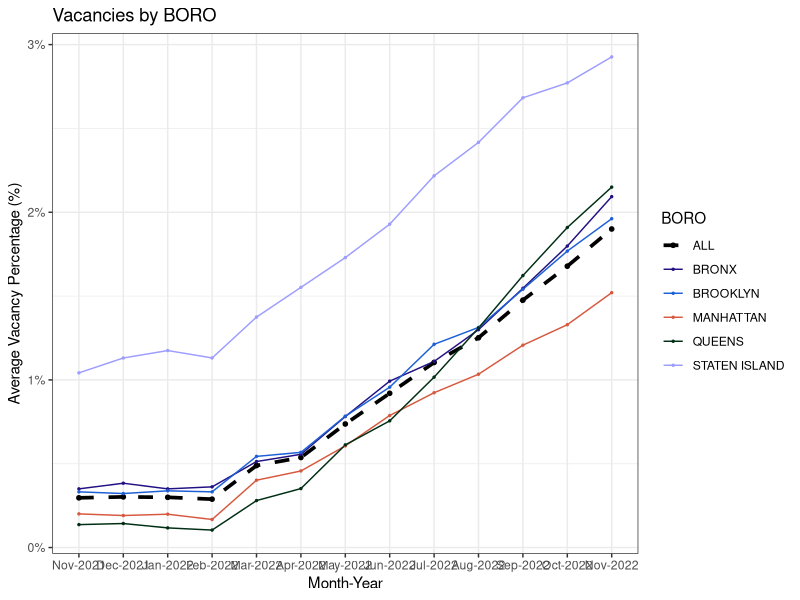
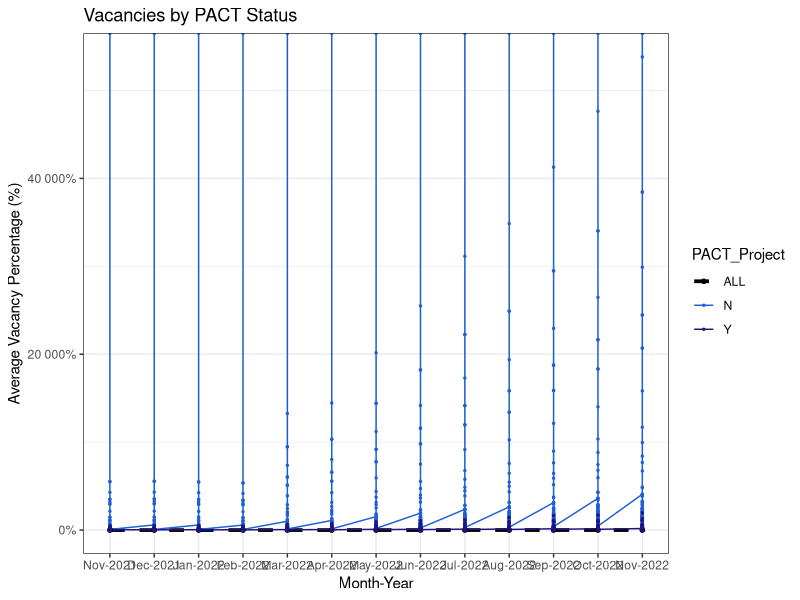
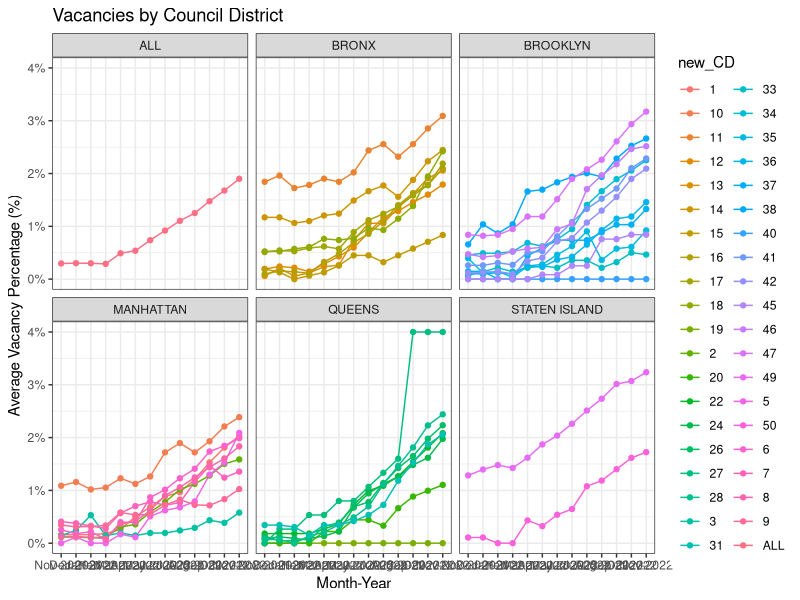

Source code (R) for these figures, in order:
library(dplyr)
library(ggplot2)

connor_df <- read.csv("data/input/modified/Vacancy Data.csv")
original_df <- read.csv("data/output/all_dev_data.csv")

# Use connor's modified csv to modify our original csv
df <- original_df %>%
  left_join(connor_df %>%
              select(X,`X.2`,`X.5`,`X.6`),
            by = c("Dev_Name" = "X.2")) %>%
  rename("PACT_Project" = "X",
         "BORO" = "X.5",
         "CD" = "X.6",
         "Month-Year" = `Month...Year`,
         "Move-in Selected" = `Move.In.Selected`,
         "Non-Dwelling" = `Non.Dwelling`) %>%
  mutate(PACT_Project = case_when(
    is.na(PACT_Project) | PACT_Project == "" ~ "N",
    TRUE ~ "Y"
  ),
  `Month-Year` = factor(`Month-Year`,
                        levels = c("Nov-2021","Dec-2021","Jan-2022","Feb-2022","Mar-2022","Apr-2022","May-2022",
                                   "Jun-2022","Jul-2022","Aug-2022","Sep-2022","Oct-2022","Nov-2022","Dec-2022")))

# Remove ALL developments and place it in separate variable
#ALL_dev_stats <- df %>%
#  filter(Dev_Name == "All")
#
#df <- df %>%
#  filter(Dev_Name != "All")

df <- df %>%
  mutate(BORO = ifelse(Dev_Name == "All", "ALL",BORO),
         CD = ifelse(Dev_Name == "All", "ALL",CD),
         PACT_Project = ifelse(Dev_Name == "All", "ALL",PACT_Project))

# Clean up unused dfs
rm(connor_df,original_df)

# Create total variable per month and percentage variables
mod_df <- df %>%
  left_join(df %>%
              group_by(Dev_Name,`Month-Year`) %>%
              summarise(total_units = sum(Occupied,`Move-in Selected`,`Non-Dwelling`,Vacancies))
  ) %>%
  mutate(perc_Vacancies = Vacancies / total_units * 100)

#ALL_dev_stats <- ALL_dev_stats %>%
#  left_join(ALL_dev_stats %>%
#              group_by(`Month-Year`) %>%
#              summarise(total_units = sum(Occupied,`Move-in Selected`,`Non-Dwelling`,Vacancies))
#  ) %>%
#  mutate(perc_Vacancies = Vacancies / total_units * 100)

######
# SUMMARIZED STATS
######
# BORO
boro_df <- mod_df %>%
  group_by(BORO,`Month-Year`) %>%
  summarise(total_boro_units = sum(total_units),
            total_boro_occupied = sum(Occupied),
            total_boro_move_in = sum(`Move-in Selected`),
            total_boro_nondwelling = sum(`Non-Dwelling`),
            total_boro_vacancies = sum(Vacancies),
            total_boro_perc_occupied = total_boro_occupied/total_boro_units * 100,
            total_boro_perc_move_in = total_boro_move_in/total_boro_units * 100,
            total_boro_perc_nondwelling = total_boro_nondwelling/total_boro_units * 100,
            total_boro_perc_vacancies = total_boro_vacancies/total_boro_units * 100)

#write.csv(boro_df,"data/output/dev_stats_by_boro.csv",row.names = F)

ggplot(data = boro_df %>%
         filter(BORO != ""),
       aes(x = `Month-Year`,
           y = total_boro_perc_vacancies,
           color = BORO,
           linetype = BORO,
           group = BORO,
           size = BORO)) +
  geom_line() +
  geom_point() +
  scale_color_manual(values = c(ALL = "black",
                                BRONX = '#211183',
                                BROOKLYN = '#1d5fd6',
                                MANHATTAN = "#d6593f",
                                QUEENS = '#002e14',
                                `STATEN ISLAND` = '#9d9dff')) +
  scale_linetype_manual(values = c(2,1,1,1,1,1)) +
  scale_size_manual(values = c(1.25,0.5,0.5,0.5,0.5,0.5)) +
  ggtitle("Vacancies by BORO") +
  ylab("Average Vacancy Percentage (%)") +
  scale_y_continuous(labels = scales::percent_format(scale = 1)) +
  theme_bw()


# PACT Status
PACT_df <- mod_df %>%
  group_by(PACT_Project,`Month-Year`) %>%
  summarise(total_PACT_units = sum(total_units),
            total_PACT_occupied = sum(Occupied),
            total_PACT_move_in = sum(`Move-in Selected`),
            total_PACT_nondwelling = sum(`Non-Dwelling`),
            total_PACT_vacancies = sum(Vacancies),
            total_PACT_perc_occupied = total_PACT_occupied/total_PACT_units * 100,
            total_PACT_perc_move_in = total_PACT_move_in/total_PACT_units * 100,
            total_PACT_perc_nondwelling = total_PACT_nondwelling/total_PACT_units * 100,
            total_PACT_perc_vacancies = total_PACT_vacancies/total_units * 100)

#write.csv(PACT_df,"data/output/dev_stats_by_PACT.csv",row.names = F)

ggplot(data = PACT_df,
       aes(x = `Month-Year`,
           y = total_PACT_perc_vacancies,
           color = PACT_Project,
           linetype = PACT_Project,
           group = PACT_Project,
           size = PACT_Project)) +
  geom_line() +
  geom_point() +
  scale_color_manual(values = c(ALL = "black",
                                Y = '#211183',
                                N = '#1d5fd6')) +
  scale_linetype_manual(values = c(2,1,1)) +
  scale_size_manual(values = c(1.25,0.5,0.5)) +
  ggtitle("Vacancies by PACT Status") +
  ylab("Average Vacancy Percentage (%)") +
  scale_y_continuous(labels = scales::percent_format(scale = 1)) +
  theme_bw()

# Council District
CD_mod_df <- mod_df %>%
  rowwise() %>%
  mutate(new_CD = stringr::str_remove(strsplit(CD,", ")[[1]][1],"^0+")) %>%
  bind_rows(mod_df %>%
              slice(which(sapply(mod_df$CD,function(x) length(strsplit(x, ", ")[[1]]) >= 2))) %>%
              rowwise() %>%
              mutate(new_CD = stringr::str_remove(strsplit(CD,", ")[[1]][2],"^0+"))) %>%
  bind_rows(mod_df %>%
              slice(which(sapply(mod_df$CD,function(x) length(strsplit(x, ", ")[[1]]) >= 3))) %>%
              rowwise() %>%
              mutate(new_CD = strsplit(CD,", ")[[1]][3]))

CD_df <- CD_mod_df %>%
  group_by(new_CD,`Month-Year`) %>%
  summarise(total_CD_units = sum(total_units),
            total_CD_occupied = sum(Occupied),
            total_CD_move_in = sum(`Move-in Selected`),
            total_CD_nondwelling = sum(`Non-Dwelling`),
            total_CD_vacancies = sum(Vacancies),
            total_CD_perc_occupied = total_CD_occupied/total_CD_units * 100,
            total_CD_perc_move_in = total_CD_move_in/total_CD_units * 100,
            total_CD_perc_nondwelling = total_CD_nondwelling/total_CD_units * 100,
            total_CD_perc_vacancies = total_CD_vacancies/total_CD_units * 100,
            BORO = first(BORO)) %>%
  filter(new_CD != "")

#write.csv(CD_df,"data/output/dev_stats_by_CD.csv",row.names = F)

ggplot(data = CD_df,
       aes(x = `Month-Year`,
           y = total_CD_perc_vacancies,
           color = new_CD,
           group = new_CD)) +
  geom_line() +
  geom_point() +
  ggtitle("Vacancies by Council District") +
  ylab("Average Vacancy Percentage (%)") +
  scale_y_continuous(labels = scales::percent_format(scale = 1)) +
  theme_bw() +
  facet_wrap(.~BORO)
